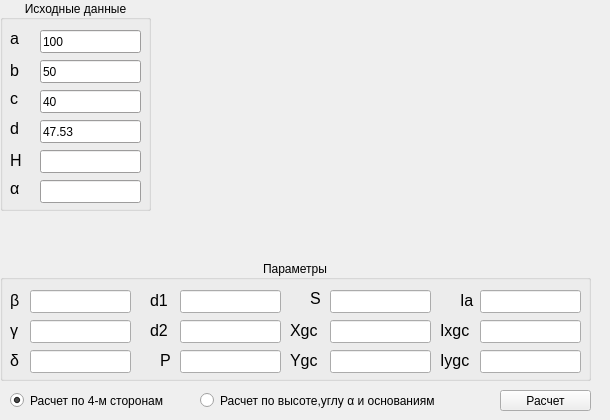
    <widget class="QWidget" name="tabTrapezium">
     <attribute name="title">
      <string>Трапеция</string>
     </attribute>
     <widget class="QGroupBox" name="groupBoxRectangle_3">
      <property name="geometry">
       <rect>
        <x>0</x>
        <y>0</y>
        <width>151</width>
        <height>211</height>
       </rect>
      </property>
      <property name="palette">
       <palette>
        <active>
         <colorrole role="WindowText">
          <brush brushstyle="SolidPattern">
           <color alpha="255">
            <red>0</red>
            <green>0</green>
            <blue>0</blue>
           </color>
          </brush>
         </colorrole>
         <colorrole role="Button">
          <brush brushstyle="SolidPattern">
           <color alpha="255">
            <red>220</red>
            <green>218</green>
            <blue>218</blue>
           </color>
          </brush>
         </colorrole>
         <colorrole role="Light">
          <brush brushstyle="SolidPattern">
           <color alpha="255">
            <red>255</red>
            <green>255</green>
            <blue>255</blue>
           </color>
          </brush>
         </colorrole>
         <colorrole role="Midlight">
          <brush brushstyle="SolidPattern">
           <color alpha="255">
            <red>237</red>
            <green>236</green>
            <blue>236</blue>
           </color>
          </brush>
         </colorrole>
         <colorrole role="Dark">
          <brush brushstyle="SolidPattern">
           <color alpha="255">
            <red>110</red>
            <green>109</green>
            <blue>109</blue>
           </color>
          </brush>
         </colorrole>
         <colorrole role="Mid">
          <brush brushstyle="SolidPattern">
           <color alpha="255">
            <red>147</red>
            <green>145</green>
            <blue>145</blue>
           </color>
          </brush>
         </colorrole>
         <colorrole role="Text">
          <brush brushstyle="SolidPattern">
           <color alpha="255">
            <red>0</red>
            <green>0</green>
            <blue>0</blue>
           </color>
          </brush>
         </colorrole>
         <colorrole role="BrightText">
          <brush brushstyle="SolidPattern">
           <color alpha="255">
            <red>255</red>
            <green>255</green>
            <blue>255</blue>
           </color>
          </brush>
         </colorrole>
         <colorrole role="ButtonText">
          <brush brushstyle="SolidPattern">
           <color alpha="255">
            <red>0</red>
            <green>0</green>
            <blue>0</blue>
           </color>
          </brush>
         </colorrole>
         <colorrole role="Base">
          <brush brushstyle="SolidPattern">
           <color alpha="255">
            <red>255</red>
            <green>255</green>
            <blue>255</blue>
           </color>
          </brush>
         </colorrole>
         <colorrole role="Window">
          <brush brushstyle="SolidPattern">
           <color alpha="255">
            <red>220</red>
            <green>218</green>
            <blue>218</blue>
           </color>
          </brush>
         </colorrole>
         <colorrole role="Shadow">
          <brush brushstyle="SolidPattern">
           <color alpha="255">
            <red>0</red>
            <green>0</green>
            <blue>0</blue>
           </color>
          </brush>
         </colorrole>
         <colorrole role="AlternateBase">
          <brush brushstyle="SolidPattern">
           <color alpha="255">
            <red>237</red>
            <green>236</green>
            <blue>236</blue>
           </color>
          </brush>
         </colorrole>
         <colorrole role="ToolTipBase">
          <brush brushstyle="SolidPattern">
           <color alpha="255">
            <red>255</red>
            <green>255</green>
            <blue>220</blue>
           </color>
          </brush>
         </colorrole>
         <colorrole role="ToolTipText">
          <brush brushstyle="SolidPattern">
           <color alpha="255">
            <red>0</red>
            <green>0</green>
            <blue>0</blue>
           </color>
          </brush>
         </colorrole>
        </active>
        <inactive>
         <colorrole role="WindowText">
          <brush brushstyle="SolidPattern">
           <color alpha="255">
            <red>0</red>
            <green>0</green>
            <blue>0</blue>
           </color>
          </brush>
         </colorrole>
         <colorrole role="Button">
          <brush brushstyle="SolidPattern">
           <color alpha="255">
            <red>220</red>
            <green>218</green>
            <blue>218</blue>
           </color>
          </brush>
         </colorrole>
         <colorrole role="Light">
          <brush brushstyle="SolidPattern">
           <color alpha="255">
            <red>255</red>
            <green>255</green>
            <blue>255</blue>
           </color>
          </brush>
         </colorrole>
         <colorrole role="Midlight">
          <brush brushstyle="SolidPattern">
           <color alpha="255">
            <red>237</red>
            <green>236</green>
            <blue>236</blue>
           </color>
          </brush>
         </colorrole>
         <colorrole role="Dark">
          <brush brushstyle="SolidPattern">
           <color alpha="255">
            <red>110</red>
            <green>109</green>
            <blue>109</blue>
           </color>
          </brush>
         </colorrole>
         <colorrole role="Mid">
          <brush brushstyle="SolidPattern">
           <color alpha="255">
            <red>147</red>
            <green>145</green>
            <blue>145</blue>
           </color>
          </brush>
         </colorrole>
         <colorrole role="Text">
          <brush brushstyle="SolidPattern">
           <color alpha="255">
            <red>0</red>
            <green>0</green>
            <blue>0</blue>
           </color>
          </brush>
         </colorrole>
         <colorrole role="BrightText">
          <brush brushstyle="SolidPattern">
           <color alpha="255">
            <red>255</red>
            <green>255</green>
            <blue>255</blue>
           </color>
          </brush>
         </colorrole>
         <colorrole role="ButtonText">
          <brush brushstyle="SolidPattern">
           <color alpha="255">
            <red>0</red>
            <green>0</green>
            <blue>0</blue>
           </color>
          </brush>
         </colorrole>
         <colorrole role="Base">
          <brush brushstyle="SolidPattern">
           <color alpha="255">
            <red>255</red>
            <green>255</green>
            <blue>255</blue>
           </color>
          </brush>
         </colorrole>
         <colorrole role="Window">
          <brush brushstyle="SolidPattern">
           <color alpha="255">
            <red>220</red>
            <green>218</green>
            <blue>218</blue>
           </color>
          </brush>
         </colorrole>
         <colorrole role="Shadow">
          <brush brushstyle="SolidPattern">
           <color alpha="255">
            <red>0</red>
            <green>0</green>
            <blue>0</blue>
           </color>
          </brush>
         </colorrole>
         <colorrole role="AlternateBase">
          <brush brushstyle="SolidPattern">
           <color alpha="255">
            <red>237</red>
            <green>236</green>
            <blue>236</blue>
           </color>
          </brush>
         </colorrole>
         <colorrole role="ToolTipBase">
          <brush brushstyle="SolidPattern">
           <color alpha="255">
            <red>255</red>
            <green>255</green>
            <blue>220</blue>
           </color>
          </brush>
         </colorrole>
         <colorrole role="ToolTipText">
          <brush brushstyle="SolidPattern">
           <color alpha="255">
            <red>0</red>
            <green>0</green>
            <blue>0</blue>
           </color>
          </brush>
         </colorrole>
        </inactive>
        <disabled>
         <colorrole role="WindowText">
          <brush brushstyle="SolidPattern">
           <color alpha="255">
            <red>110</red>
            <green>109</green>
            <blue>109</blue>
           </color>
          </brush>
         </colorrole>
         <colorrole role="Button">
          <brush brushstyle="SolidPattern">
           <color alpha="255">
            <red>220</red>
            <green>218</green>
            <blue>218</blue>
           </color>
          </brush>
         </colorrole>
         <colorrole role="Light">
          <brush brushstyle="SolidPattern">
           <color alpha="255">
            <red>255</red>
            <green>255</green>
            <blue>255</blue>
           </color>
          </brush>
         </colorrole>
         <colorrole role="Midlight">
          <brush brushstyle="SolidPattern">
           <color alpha="255">
            <red>237</red>
            <green>236</green>
            <blue>236</blue>
           </color>
          </brush>
         </colorrole>
         <colorrole role="Dark">
          <brush brushstyle="SolidPattern">
           <color alpha="255">
            <red>110</red>
            <green>109</green>
            <blue>109</blue>
           </color>
          </brush>
         </colorrole>
         <colorrole role="Mid">
          <brush brushstyle="SolidPattern">
           <color alpha="255">
            <red>147</red>
            <green>145</green>
            <blue>145</blue>
           </color>
          </brush>
         </colorrole>
         <colorrole role="Text">
          <brush brushstyle="SolidPattern">
           <color alpha="255">
            <red>110</red>
            <green>109</green>
            <blue>109</blue>
           </color>
          </brush>
         </colorrole>
         <colorrole role="BrightText">
          <brush brushstyle="SolidPattern">
           <color alpha="255">
            <red>255</red>
            <green>255</green>
            <blue>255</blue>
           </color>
          </brush>
         </colorrole>
         <colorrole role="ButtonText">
          <brush brushstyle="SolidPattern">
           <color alpha="255">
            <red>110</red>
            <green>109</green>
            <blue>109</blue>
           </color>
          </brush>
         </colorrole>
         <colorrole role="Base">
          <brush brushstyle="SolidPattern">
           <color alpha="255">
            <red>220</red>
            <green>218</green>
            <blue>218</blue>
           </color>
          </brush>
         </colorrole>
         <colorrole role="Window">
          <brush brushstyle="SolidPattern">
           <color alpha="255">
            <red>220</red>
            <green>218</green>
            <blue>218</blue>
           </color>
          </brush>
         </colorrole>
         <colorrole role="Shadow">
          <brush brushstyle="SolidPattern">
           <color alpha="255">
            <red>0</red>
            <green>0</green>
            <blue>0</blue>
           </color>
          </brush>
         </colorrole>
         <colorrole role="AlternateBase">
          <brush brushstyle="SolidPattern">
           <color alpha="255">
            <red>220</red>
            <green>218</green>
            <blue>218</blue>
           </color>
          </brush>
         </colorrole>
         <colorrole role="ToolTipBase">
          <brush brushstyle="SolidPattern">
           <color alpha="255">
            <red>255</red>
            <green>255</green>
            <blue>220</blue>
           </color>
          </brush>
         </colorrole>
         <colorrole role="ToolTipText">
          <brush brushstyle="SolidPattern">
           <color alpha="255">
            <red>0</red>
            <green>0</green>
            <blue>0</blue>
           </color>
          </brush>
         </colorrole>
        </disabled>
       </palette>
      </property>
      <property name="title">
       <string>Исходные данные</string>
      </property>
      <property name="alignment">
       <set>Qt::AlignCenter</set>
      </property>
      <widget class="QLabel" name="label_35">
       <property name="geometry">
        <rect>
         <x>10</x>
         <y>30</y>
         <width>16</width>
         <height>16</height>
        </rect>
       </property>
       <property name="font">
        <font>
         <pointsize>12</pointsize>
        </font>
       </property>
       <property name="text">
        <string>a</string>
       </property>
      </widget>
      <widget class="QLineEdit" name="lineEditTrapB">
       <property name="geometry">
        <rect>
         <x>40</x>
         <y>60</y>
         <width>101</width>
         <height>23</height>
        </rect>
       </property>
       <property name="text">
        <string>50</string>
       </property>
      </widget>
      <widget class="QLabel" name="label_36">
       <property name="geometry">
        <rect>
         <x>10</x>
         <y>60</y>
         <width>16</width>
         <height>21</height>
        </rect>
       </property>
       <property name="font">
        <font>
         <pointsize>12</pointsize>
        </font>
       </property>
       <property name="text">
        <string>b</string>
       </property>
      </widget>
      <widget class="QLineEdit" name="lineEditTrapA">
       <property name="geometry">
        <rect>
         <x>40</x>
         <y>30</y>
         <width>101</width>
         <height>23</height>
        </rect>
       </property>
       <property name="text">
        <string>100</string>
       </property>
      </widget>
      <widget class="QLabel" name="label_37">
       <property name="geometry">
        <rect>
         <x>10</x>
         <y>90</y>
         <width>16</width>
         <height>16</height>
        </rect>
       </property>
       <property name="font">
        <font>
         <pointsize>12</pointsize>
        </font>
       </property>
       <property name="text">
        <string>с</string>
       </property>
      </widget>
      <widget class="QLineEdit" name="lineEditTrapC">
       <property name="geometry">
        <rect>
         <x>40</x>
         <y>90</y>
         <width>101</width>
         <height>23</height>
        </rect>
       </property>
       <property name="text">
        <string>40</string>
       </property>
      </widget>
      <widget class="QLineEdit" name="lineEditTrapH">
       <property name="geometry">
        <rect>
         <x>40</x>
         <y>150</y>
         <width>101</width>
         <height>23</height>
        </rect>
       </property>
      </widget>
      <widget class="QLabel" name="label_39">
       <property name="geometry">
        <rect>
         <x>10</x>
         <y>150</y>
         <width>21</width>
         <height>20</height>
        </rect>
       </property>
       <property name="font">
        <font>
         <pointsize>12</pointsize>
        </font>
       </property>
       <property name="text">
        <string>H</string>
       </property>
      </widget>
      <widget class="QLineEdit" name="lineEditTrapD">
       <property name="geometry">
        <rect>
         <x>40</x>
         <y>120</y>
         <width>101</width>
         <height>23</height>
        </rect>
       </property>
       <property name="text">
        <string>47.53</string>
       </property>
      </widget>
      <widget class="QLabel" name="label_55">
       <property name="geometry">
        <rect>
         <x>10</x>
         <y>120</y>
         <width>16</width>
         <height>16</height>
        </rect>
       </property>
       <property name="font">
        <font>
         <pointsize>12</pointsize>
        </font>
       </property>
       <property name="text">
        <string>d</string>
       </property>
      </widget>
      <widget class="QLabel" name="label_45">
       <property name="geometry">
        <rect>
         <x>10</x>
         <y>180</y>
         <width>16</width>
         <height>16</height>
        </rect>
       </property>
       <property name="font">
        <font>
         <pointsize>12</pointsize>
        </font>
       </property>
       <property name="text">
        <string>α</string>
       </property>
      </widget>
      <widget class="QLineEdit" name="lineEditTrapAlpha">
       <property name="geometry">
        <rect>
         <x>40</x>
         <y>180</y>
         <width>101</width>
         <height>23</height>
        </rect>
       </property>
      </widget>
     </widget>
     <widget class="QGroupBox" name="groupBoxRectangle2_3">
      <property name="geometry">
       <rect>
        <x>0</x>
        <y>260</y>
        <width>591</width>
        <height>121</height>
       </rect>
      </property>
      <property name="title">
       <string>Параметры</string>
      </property>
      <property name="alignment">
       <set>Qt::AlignCenter</set>
      </property>
      <widget class="QLineEdit" name="lineEditTrapS">
       <property name="geometry">
        <rect>
         <x>330</x>
         <y>30</y>
         <width>101</width>
         <height>23</height>
        </rect>
       </property>
       <property name="readOnly">
        <bool>true</bool>
       </property>
      </widget>
      <widget class="QLineEdit" name="lineEditTrapP">
       <property name="geometry">
        <rect>
         <x>180</x>
         <y>90</y>
         <width>101</width>
         <height>23</height>
        </rect>
       </property>
       <property name="readOnly">
        <bool>true</bool>
       </property>
      </widget>
      <widget class="QLabel" name="label_41">
       <property name="geometry">
        <rect>
         <x>310</x>
         <y>30</y>
         <width>16</width>
         <height>16</height>
        </rect>
       </property>
       <property name="font">
        <font>
         <pointsize>12</pointsize>
        </font>
       </property>
       <property name="text">
        <string>S</string>
       </property>
      </widget>
      <widget class="QLabel" name="label_42">
       <property name="geometry">
        <rect>
         <x>160</x>
         <y>90</y>
         <width>16</width>
         <height>21</height>
        </rect>
       </property>
       <property name="font">
        <font>
         <pointsize>12</pointsize>
        </font>
       </property>
       <property name="text">
        <string>P</string>
       </property>
      </widget>
      <widget class="QLabel" name="label_54">
       <property name="geometry">
        <rect>
         <x>150</x>
         <y>60</y>
         <width>21</width>
         <height>21</height>
        </rect>
       </property>
       <property name="font">
        <font>
         <pointsize>12</pointsize>
        </font>
       </property>
       <property name="text">
        <string>d2</string>
       </property>
      </widget>
      <widget class="QLineEdit" name="lineEditTrapD1">
       <property name="geometry">
        <rect>
         <x>180</x>
         <y>30</y>
         <width>101</width>
         <height>23</height>
        </rect>
       </property>
       <property name="readOnly">
        <bool>true</bool>
       </property>
      </widget>
      <widget class="QLineEdit" name="lineEditTrapD2">
       <property name="geometry">
        <rect>
         <x>180</x>
         <y>60</y>
         <width>101</width>
         <height>23</height>
        </rect>
       </property>
       <property name="readOnly">
        <bool>true</bool>
       </property>
      </widget>
      <widget class="QLabel" name="label_38">
       <property name="geometry">
        <rect>
         <x>150</x>
         <y>30</y>
         <width>21</width>
         <height>21</height>
        </rect>
       </property>
       <property name="font">
        <font>
         <pointsize>12</pointsize>
        </font>
       </property>
       <property name="text">
        <string>d1</string>
       </property>
      </widget>
      <widget class="QLineEdit" name="lineEditTrapIxgc">
       <property name="geometry">
        <rect>
         <x>480</x>
         <y>60</y>
         <width>101</width>
         <height>23</height>
        </rect>
       </property>
       <property name="readOnly">
        <bool>true</bool>
       </property>
      </widget>
      <widget class="QLabel" name="label_83">
       <property name="geometry">
        <rect>
         <x>440</x>
         <y>60</y>
         <width>41</width>
         <height>21</height>
        </rect>
       </property>
       <property name="font">
        <font>
         <pointsize>12</pointsize>
        </font>
       </property>
       <property name="text">
        <string>Ixgc</string>
       </property>
      </widget>
      <widget class="QLabel" name="label_43">
       <property name="geometry">
        <rect>
         <x>460</x>
         <y>30</y>
         <width>16</width>
         <height>21</height>
        </rect>
       </property>
       <property name="font">
        <font>
         <pointsize>12</pointsize>
        </font>
       </property>
       <property name="text">
        <string>Ia</string>
       </property>
      </widget>
      <widget class="QLineEdit" name="lineEditTrapIa">
       <property name="geometry">
        <rect>
         <x>480</x>
         <y>30</y>
         <width>101</width>
         <height>23</height>
        </rect>
       </property>
       <property name="readOnly">
        <bool>true</bool>
       </property>
      </widget>
      <widget class="QLineEdit" name="lineEditTrapXgc">
       <property name="geometry">
        <rect>
         <x>330</x>
         <y>60</y>
         <width>101</width>
         <height>23</height>
        </rect>
       </property>
       <property name="readOnly">
        <bool>true</bool>
       </property>
      </widget>
      <widget class="QLabel" name="label_135">
       <property name="geometry">
        <rect>
         <x>290</x>
         <y>60</y>
         <width>31</width>
         <height>21</height>
        </rect>
       </property>
       <property name="font">
        <font>
         <pointsize>12</pointsize>
        </font>
       </property>
       <property name="text">
        <string>Xgc</string>
       </property>
      </widget>
      <widget class="QLabel" name="label_46">
       <property name="geometry">
        <rect>
         <x>10</x>
         <y>30</y>
         <width>16</width>
         <height>21</height>
        </rect>
       </property>
       <property name="font">
        <font>
         <pointsize>12</pointsize>
        </font>
       </property>
       <property name="text">
        <string>β</string>
       </property>
      </widget>
      <widget class="QLabel" name="label_56">
       <property name="geometry">
        <rect>
         <x>10</x>
         <y>60</y>
         <width>16</width>
         <height>21</height>
        </rect>
       </property>
       <property name="font">
        <font>
         <pointsize>12</pointsize>
        </font>
       </property>
       <property name="text">
        <string>γ</string>
       </property>
      </widget>
      <widget class="QLineEdit" name="lineEditTrapBeta">
       <property name="geometry">
        <rect>
         <x>30</x>
         <y>30</y>
         <width>101</width>
         <height>23</height>
        </rect>
       </property>
       <property name="readOnly">
        <bool>true</bool>
       </property>
      </widget>
      <widget class="QLineEdit" name="lineEditTrapDelta">
       <property name="geometry">
        <rect>
         <x>30</x>
         <y>90</y>
         <width>101</width>
         <height>23</height>
        </rect>
       </property>
       <property name="readOnly">
        <bool>true</bool>
       </property>
      </widget>
      <widget class="QLineEdit" name="lineEditTrapGamma">
       <property name="geometry">
        <rect>
         <x>30</x>
         <y>60</y>
         <width>101</width>
         <height>23</height>
        </rect>
       </property>
       <property name="readOnly">
        <bool>true</bool>
       </property>
      </widget>
      <widget class="QLabel" name="label_57">
       <property name="geometry">
        <rect>
         <x>10</x>
         <y>90</y>
         <width>16</width>
         <height>21</height>
        </rect>
       </property>
       <property name="font">
        <font>
         <pointsize>12</pointsize>
        </font>
       </property>
       <property name="text">
        <string>δ</string>
       </property>
      </widget>
      <widget class="QLineEdit" name="lineEditTrapYgc">
       <property name="geometry">
        <rect>
         <x>330</x>
         <y>90</y>
         <width>101</width>
         <height>23</height>
        </rect>
       </property>
       <property name="readOnly">
        <bool>true</bool>
       </property>
      </widget>
      <widget class="QLabel" name="label_249">
       <property name="geometry">
        <rect>
         <x>290</x>
         <y>90</y>
         <width>31</width>
         <height>21</height>
        </rect>
       </property>
       <property name="font">
        <font>
         <pointsize>12</pointsize>
        </font>
       </property>
       <property name="text">
        <string>Ygc</string>
       </property>
      </widget>
      <widget class="QLabel" name="label_250">
       <property name="geometry">
        <rect>
         <x>440</x>
         <y>90</y>
         <width>41</width>
         <height>21</height>
        </rect>
       </property>
       <property name="font">
        <font>
         <pointsize>12</pointsize>
        </font>
       </property>
       <property name="text">
        <string>Iygc</string>
       </property>
      </widget>
      <widget class="QLineEdit" name="lineEditTrapIygc">
       <property name="geometry">
        <rect>
         <x>480</x>
         <y>90</y>
         <width>101</width>
         <height>23</height>
        </rect>
       </property>
       <property name="readOnly">
        <bool>true</bool>
       </property>
      </widget>
     </widget>
     <widget class="QPushButton" name="pushButtonTrap">
      <property name="geometry">
       <rect>
        <x>500</x>
        <y>390</y>
        <width>91</width>
        <height>21</height>
       </rect>
      </property>
      <property name="text">
       <string>Расчет</string>
      </property>
     </widget>
     <widget class="QRadioButton" name="radioButton2">
      <property name="geometry">
       <rect>
        <x>200</x>
        <y>390</y>
        <width>281</width>
        <height>21</height>
       </rect>
      </property>
      <property name="text">
       <string>Расчет по высоте,углу α и основаниям</string>
      </property>
     </widget>
     <widget class="QRadioButton" name="radioButtonFourSide">
      <property name="geometry">
       <rect>
        <x>10</x>
        <y>390</y>
        <width>191</width>
        <height>21</height>
       </rect>
      </property>
      <property name="text">
       <string>Расчет по 4-м сторонам</string>
      </property>
      <property name="checked">
       <bool>true</bool>
      </property>
     </widget>
     <widget class="QLabel" name="label_134">
      <property name="geometry">
       <rect>
        <x>160</x>
        <y>20</y>
        <width>441</width>
        <height>231</height>
       </rect>
      </property>
      <property name="text">
       <string/>
      </property>
      <property name="pixmap">
       <pixmap>:/resource/Pictures/Trapezium2.jpg</pixmap>
      </property>
     </widget>
    </widget>
